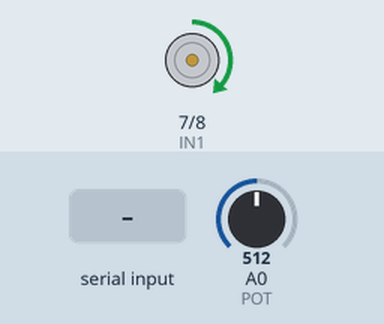
A sketch run on a simulated Arduino Uno, built with avr-gcc and run on an emulated ATmega328P. On the bench: motor-driver pin pairs drawn as motors (green arrow = first pin HIGH = forward, orange = second pin HIGH = backward, longer = more drive, scaled by the enable pin). The inputs (shaded band) are chosen by the test bench; at power-on: A0 (POT) = 512. What the sketch prints to the serial monitor is not drawn.

Above: at 1.4 s.
1.5 s: A0 (POT) set to 1023
At 2.8 s:
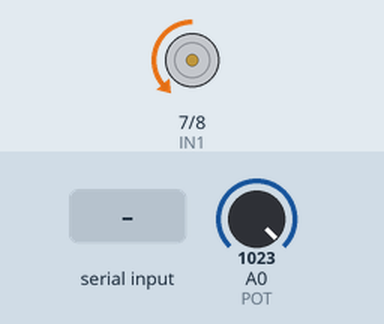
3.1 s: "S\n" received over Serial
At 4.4 s:
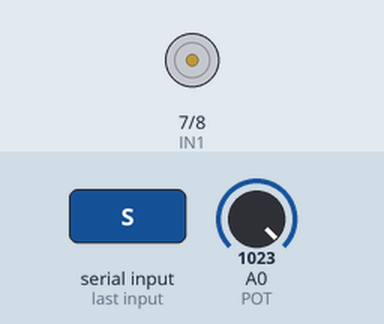
5.0 s: "L\n" received over Serial
At 6.3 s:
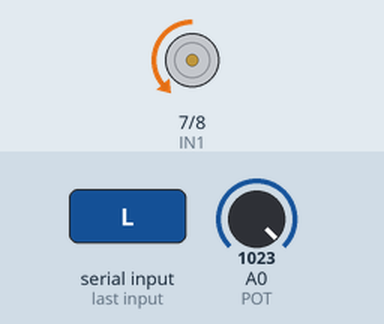
6.6 s: A0 (POT) set to 900
9.6 s: byte 76 ('L') received over Serial
At 10.5 s:
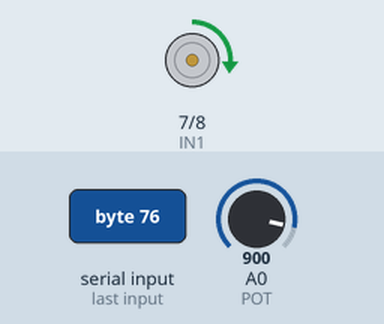
11.2 s: byte 72 ('H') received over Serial
At 11.7 s:
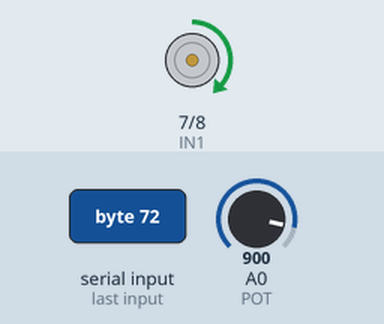
Timing chart, 0 to 22.7 s (numbered marks = the images above; inputs shaded):
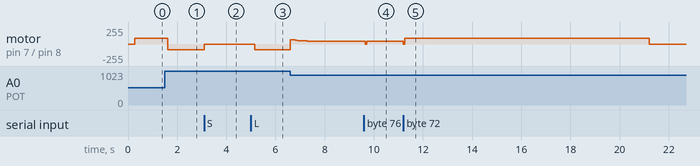

The sketch:

ard.ino
```cpp
const byte IN1 = 7;
const byte IN2 = 8;
const byte ENA = 9;
const byte POT = A0;

// These are calibrated analogRead() counts, not angles or physical units.
const int LEFT_POSITION = 911;
const int HOME_POSITION = 940;
const int RIGHT_POSITION = 964;

// PD tuning: Kp is PWM per potentiometer count; Kd is PWM per
// potentiometer count/second. PWM limits make the approach slowdown visible.
const float KP = 4.0f;
const float KD = 0.8f;
const float VELOCITY_FILTER_ALPHA = 0.25f;
const float MAX_MEASURED_VELOCITY = 250.0f;
const int MIN_PWM = 45;
const int MAX_PWM = 85;
const int DECELERATION_DISTANCE = 20;
const int POSITION_TOLERANCE = 1;
const unsigned long TARGET_CONFIRMATION_MS = 150;
const unsigned long CONTROL_INTERVAL_MS = 50;
const unsigned long MOVE_TIMEOUT_MS = 10000;
const unsigned long STATUS_INTERVAL_MS = 500;

bool moving = false;
bool settlingAtTarget = false;
int targetPosition = HOME_POSITION;
unsigned long moveStartedAt = 0;
unsigned long targetCandidateSince = 0;
unsigned long lastControlAt = 0;
unsigned long lastStatusAt = 0;
int appliedPwm = 0;
int previousPosition = HOME_POSITION;
float filteredVelocity = 0.0f;
float pTerm = 0.0f;
float dTerm = 0.0f;
float controlEffort = 0.0f;
float saturatedEffort = 0.0f;
int pwmLimit = 0;
const char* driveDirection = "off";

void stopMotor() {
  // Disable drive and clear the active move so another command can be accepted.
  analogWrite(ENA, 0);
  digitalWrite(IN1, LOW);
  digitalWrite(IN2, LOW);
  moving = false;
  settlingAtTarget = false;
  appliedPwm = 0;
  pTerm = 0.0f;
  dTerm = 0.0f;
  controlEffort = 0.0f;
  saturatedEffort = 0.0f;
  pwmLimit = 0;
  driveDirection = "off";
}

void startMove(int target, unsigned long now) {
  stopMotor();
  targetPosition = target;
  moveStartedAt = now;
  settlingAtTarget = false;
  moving = true;
  lastControlAt = now;
  previousPosition = analogRead(POT);
  filteredVelocity = 0.0f;
  Serial.print(F("Moving to "));
  Serial.print(targetPosition);
  Serial.print(F(" kp="));
  Serial.print(KP, 1);
  Serial.print(F(" kd="));
  Serial.print(KD, 1);
  Serial.print(F(" min_pwm="));
  Serial.print(MIN_PWM);
  Serial.print(F(" max_pwm="));
  Serial.print(MAX_PWM);
  Serial.print(F(" decel_counts="));
  Serial.println(DECELERATION_DISTANCE);
}

void startHomeReset(unsigned long now) { startMove(HOME_POSITION, now); }

void readCommands(unsigned long now) {
  while (Serial.available() > 0) {
    const char command = Serial.read();
    if (command == '\r' || command == '\n') {
      continue;
    }

    if (command == 'S' || command == 's') {
      stopMotor();
      Serial.println(F("Stopped"));
    } else if (command == 'L' || command == 'l') {
      if (moving) {
        Serial.println(F("Replacing active move with LEFT target."));
      }
      startMove(LEFT_POSITION, now);
    } else if (command == 'H' || command == 'h') {
      if (moving) {
        Serial.println(F("Replacing active move with HOME reset."));
      }
      startHomeReset(now);
    } else if (command == 'R' || command == 'r') {
      if (moving) {
        Serial.println(F("Replacing active move with RIGHT target."));
      }
      startMove(RIGHT_POSITION, now);
    } else {
      Serial.println(F("Unknown command; use L, H, R, or S"));
    }
  }
}

void applyPDController(int target, int position, unsigned long now) {
  const int error = target - position;
  if (abs(error) <= POSITION_TOLERANCE) {
    analogWrite(ENA, 0);
    digitalWrite(IN1, LOW);
    digitalWrite(IN2, LOW);
    appliedPwm = 0;
    pTerm = KP * error;
    dTerm = -KD * filteredVelocity;
    controlEffort = pTerm + dTerm;
    saturatedEffort = 0.0f;
    pwmLimit = 0;
    driveDirection = "off";
    return;
  }

  const unsigned long elapsedMs = now - lastControlAt;
  float measuredVelocity = (position - previousPosition) * 1000.0f / elapsedMs;
  measuredVelocity = constrain(measuredVelocity, -MAX_MEASURED_VELOCITY,
                               MAX_MEASURED_VELOCITY);
  filteredVelocity +=
      VELOCITY_FILTER_ALPHA * (measuredVelocity - filteredVelocity);
  previousPosition = position;

  pTerm = KP * error;
  dTerm = -KD * filteredVelocity;
  controlEffort = pTerm + dTerm;
  const int direction = error > 0 ? 1 : -1;
  const float effortTowardTarget = controlEffort * direction;
  const int distance = abs(error);
  const int profiledDistance =
      distance < DECELERATION_DISTANCE ? distance : DECELERATION_DISTANCE;
  pwmLimit =
      MIN_PWM + (MAX_PWM - MIN_PWM) * profiledDistance / DECELERATION_DISTANCE;
  saturatedEffort = constrain(effortTowardTarget, MIN_PWM, pwmLimit);
  if (direction > 0) {
    digitalWrite(IN1, HIGH);
    digitalWrite(IN2, LOW);
    driveDirection = "increasing";
  } else {
    digitalWrite(IN1, LOW);
    digitalWrite(IN2, HIGH);
    driveDirection = "decreasing";
  }

  const int magnitude = static_cast<int>(saturatedEffort);
  analogWrite(ENA, magnitude);
  appliedPwm = magnitude;
}

void setup() {
  pinMode(IN1, OUTPUT);
  pinMode(IN2, OUTPUT);
  pinMode(ENA, OUTPUT);
  stopMotor();

  Serial.begin(9600);
  Serial.println(F("PD_CONTROLLER_VERSION=4"));
  Serial.println(F("Baud=9600; commands: L=left, H=home, R=right, S=stop"));
  Serial.println(
      F("APPROACH_PROFILE: max PWM holds until 20 counts, then ramps to "
        "minimum"));
  Serial.println(
      F("Telemetry: t_ms position target error velocity v_toward P D u "
        "u_toward pwm_limit pwm direction mode"));
  startHomeReset(millis());
}

void loop() {
  const unsigned long now = millis();
  readCommands(now);

  const int position = analogRead(POT);
  if (moving) {
    // Timeout bounds movement if the target cannot be reached.
    if (now - moveStartedAt >= MOVE_TIMEOUT_MS) {
      stopMotor();
      Serial.println(F("ERROR: move timed out; motor stopped"));
    } else if (abs(targetPosition - position) <= POSITION_TOLERANCE) {
      if (!settlingAtTarget) {
        analogWrite(ENA, 0);
        digitalWrite(IN1, LOW);
        digitalWrite(IN2, LOW);
        appliedPwm = 0;
        driveDirection = "off";
        settlingAtTarget = true;
        targetCandidateSince = now;
      } else if (now - targetCandidateSince >= TARGET_CONFIRMATION_MS) {
        stopMotor();
        Serial.print(F("Target confirmed; final position="));
        Serial.println(position);
      }
    } else {
      if (settlingAtTarget) {
        settlingAtTarget = false;
        previousPosition = position;
        filteredVelocity = 0.0f;
        lastControlAt = now;
      }
      if (now - lastControlAt >= CONTROL_INTERVAL_MS) {
        applyPDController(targetPosition, position, now);
        lastControlAt = now;
      }
    }
  }

  if (now - lastStatusAt >= STATUS_INTERVAL_MS) {
    Serial.print(F("t_ms="));
    Serial.print(now);
    Serial.print(F(" position="));
    Serial.print(position);
    Serial.print(F(" target="));
    Serial.print(targetPosition);
    Serial.print(F(" error="));
    Serial.print(targetPosition - position);
    Serial.print(F(" velocity="));
    Serial.print(filteredVelocity);
    Serial.print(F(" v_toward="));
    Serial.print(filteredVelocity * (targetPosition >= position ? 1 : -1));
    Serial.print(F(" p="));
    Serial.print(pTerm);
    Serial.print(F(" d="));
    Serial.print(dTerm);
    Serial.print(F(" u="));
    Serial.print(controlEffort);
    Serial.print(F(" u_toward="));
    Serial.print(saturatedEffort);
    Serial.print(F(" pwm_limit="));
    Serial.print(pwmLimit);
    Serial.print(F(" pwm="));
    Serial.print(appliedPwm);
    Serial.print(F(" direction="));
    Serial.print(driveDirection);
    Serial.print(F(" mode="));
    Serial.print(settlingAtTarget ? F("settle")
                 : moving         ? F("move")
                                  : F("idle"));
    Serial.println();
    lastStatusAt = now;
  }
}
```

Measured:
- after the input at 1.5 s, motor on pin 7 (IN1) / pin 8 (IN2): forward 85/255 → backward 85/255 after 0.11 s
- after the input at 3.1 s, motor on pin 7 (IN1) / pin 8 (IN2): backward 85/255 → stopped at once
- after the input at 5.0 s, motor on pin 7 (IN1) / pin 8 (IN2): stopped → backward 85/255 after 0.16 s
- after the input at 9.6 s, motor on pin 7 (IN1) / pin 8 (IN2): forward 45/255 → stopped after 0.05 s, → forward 45/255 0.07 s later
- after the input at 11.2 s, motor on pin 7 (IN1) / pin 8 (IN2): forward 45/255 → stopped after 0.00 s instead of 8.4 s
